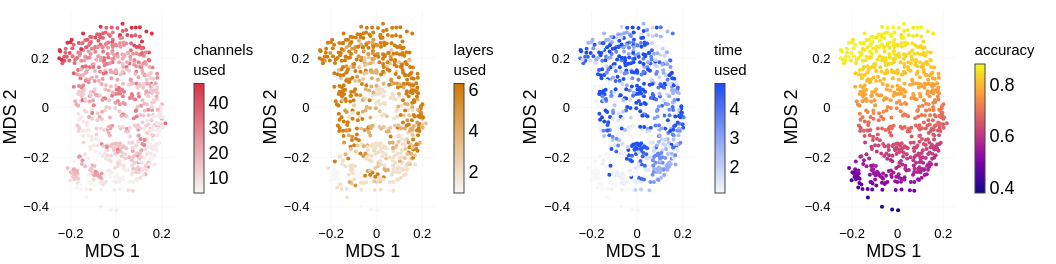

The cell this chart's notebook holds for it:
### Code cell
channels_used = model_df["channels_used"].values
layers_used = model_df["layers_used"].values
time_used = model_df["time_used"].values
accuracies = model_df["accuracy"].values
# entropies = model_df["entropy"].values

cmaps = {
    "channels_used" : [[0, "#f7f7f7"], [1, cfg_base.plotting.breadth]],
    "layers_used" : [[0, "#f7f7f7"], [1, cfg_base.plotting.depth]],
    "time_used" : [[0, "#f7f7f7"], [1, cfg_base.plotting.time]],
}
# import plotly.colors as pc

# def make_cmap(hex_color):
#     r, g, b = int(hex_color[1:3], 16), int(hex_color[3:5], 16), int(hex_color[5:7], 16)
#     light = f"rgb({min(r+180, 255)}, {min(g+180, 255)}, {min(b+180, 255)})"
#     dark = f"rgb({r}, {g}, {b})"
#     return [[0, light], [1, dark]]

# cmaps = {
#     "channels_used": make_cmap(cfg_base.plotting.breadth),
#     "layers_used": make_cmap(cfg_base.plotting.depth),
#     "time_used": make_cmap(cfg_base.plotting.time),
# }

# Plot 2: MDS scatter plots
params = [
    # ('λ_depth', lam_depth_vals, 'Reds', True),
    # ('λ_breadth', lam_breadth_vals, 'Greens', True),
    # ('λ_time', lam_time_vals, 'Blues', True),
    ('channels used', 'channels<br>used', channels_used, cmaps["channels_used"]),
    ('layers used', 'layers<br>used', layers_used, cmaps["layers_used"]),
    ('time used', 'time<br>used', time_used, cmaps["time_used"]),
    # ('entropy', 'entropy', entropies, 'gray'),
    ('accuracy', 'accuracy', accuracies, 'Plasma'),
]

fig_mds = make_subplots(rows=1, cols=4, subplot_titles=[], horizontal_spacing=0.15, vertical_spacing=0.2)

for i, (name, cbar_name, vals, cmap) in enumerate(params):
    row = i // 4 + 1
    col = i % 4 + 1

    axis_suffix = '' if i == 0 else str(i + 1)
    xaxis = fig_mds.layout[f'xaxis{axis_suffix}']
    yaxis = fig_mds.layout[f'yaxis{axis_suffix}']

    fig_mds.add_trace(
        go.Scatter(
            # x=embedding[:, 0],
            # y=embedding[:, 1],
            x=embedding_rotated[:, 0],
            y=embedding_rotated[:, 1],
            mode='markers',
            marker=dict(
                size=4,
                color=vals,
                colorscale=cmap,
                # layers used: pad the top of the color range so the "6" tick label clears the colorbar title
                cmin=vals.min(), cmax=vals.max() + (0.35 if name == "layers used" else 0),
                colorbar=dict(
                    title=dict(text=cbar_name, font=dict(size=15)),
                    thickness=10,
                    # len=(yaxis.domain[1] - yaxis.domain[0]),
                    len=0.8,
                    x=xaxis.domain[1] + 0.01,
                    y=(yaxis.domain[0] + yaxis.domain[1]) / 2,
                ),
                # line=dict(width=0.5, color='black'),
                opacity=1.0,
            ),
            text=[f"{name}: {v:.4f}<br>Model: {m}" for v, m in zip(vals, model_names)],
            hovertemplate='%{text}<extra></extra>',
            showlegend=False,
        ),
        row=row, col=col,
    )
    fig_mds.update_xaxes(title_text='MDS 1', row=row, col=col, title_standoff=2)
    fig_mds.update_yaxes(title_text='MDS 2', row=row, col=col, title_standoff=2)

fig_mds.update_layout(
    width=WIDTH,
    height=WIDTH * 0.25,
    margin=dict(l=50, r=10, t=10, b=40),
)
fig_mds.show()

nn_bowl.utils.save_figure(fig_mds, figures_dir, "breadth_depth_time_mds_scatter", scale=2)

### Figure 1 — Plotly figure (JSON) as saved in the notebook; plotly's stock layout.template omitted (floating-point values rounded to 4 significant figures; data arrays with more than 128 entries replaced by an {"elided": "..."} marker saying what was removed)
{"data": [{"hovertemplate": "%{text}<extra></extra>", "marker": {"cmax": 48, "cmin": 4, "color": {"elided": "648 float values"}, "colorbar": {"len": 0.8, "thickness": 10, "title": {"font": {"size": 15}, "text": "channels<br>used"}, "x": 0.1475, "y": 0.5}, "colorscale": [[0, "#f7f7f7"], [1, "#d93045"]], "opacity": 1, "size": 4}, "mode": "markers", "showlegend": false, "text": {"elided": "648 str values"}, "type": "scatter", "x": {"elided": "648 float values"}, "xaxis": "x", "y": {"elided": "648 float values"}, "yaxis": "y"}, {"hovertemplate": "%{text}<extra></extra>", "marker": {"cmax": 6.35, "cmin": 1, "color": {"elided": "648 int values"}, "colorbar": {"len": 0.8, "thickness": 10, "title": {"font": {"size": 15}, "text": "layers<br>used"}, "x": 0.435, "y": 0.5}, "colorscale": [[0, "#f7f7f7"], [1, "#cf7602"]], "opacity": 1, "size": 4}, "mode": "markers", "showlegend": false, "text": {"elided": "648 str values"}, "type": "scatter", "x": {"elided": "648 float values"}, "xaxis": "x2", "y": {"elided": "648 float values"}, "yaxis": "y2"}, {"hovertemplate": "%{text}<extra></extra>", "marker": {"cmax": 4.894, "cmin": 1.103, "color": {"elided": "648 float values"}, "colorbar": {"len": 0.8, "thickness": 10, "title": {"font": {"size": 15}, "text": "time<br>used"}, "x": 0.7225, "y": 0.5}, "colorscale": [[0, "#f7f7f7"], [1, "#1D4DF2"]], "opacity": 1, "size": 4}, "mode": "markers", "showlegend": false, "text": {"elided": "648 str values"}, "type": "scatter", "x": {"elided": "648 float values"}, "xaxis": "x3", "y": {"elided": "648 float values"}, "yaxis": "y3"}, {"hovertemplate": "%{text}<extra></extra>", "marker": {"cmax": 0.8829, "cmin": 0.3797, "color": {"elided": "648 float values"}, "colorbar": {"len": 0.8, "thickness": 10, "title": {"font": {"size": 15}, "text": "accuracy"}, "x": 1.01, "y": 0.5}, "colorscale": [[0, "#0d0887"], [0.1111, "#46039f"], [0.2222, "#7201a8"], [0.3333, "#9c179e"], [0.4444, "#bd3786"], [0.5556, "#d8576b"], [0.6667, "#ed7953"], [0.7778, "#fb9f3a"], [0.8889, "#fdca26"], [1, "#f0f921"]], "opacity": 1, "size": 4}, "mode": "markers", "showlegend": false, "text": {"elided": "648 str values"}, "type": "scatter", "x": {"elided": "648 float values"}, "xaxis": "x4", "y": {"elided": "648 float values"}, "yaxis": "y4"}], "layout": {"height": 264, "margin": {"b": 40, "l": 50, "r": 10, "t": 10}, "width": 1056, "xaxis": {"anchor": "y", "domain": [0, 0.1375], "title": {"standoff": 2, "text": "MDS 1"}}, "xaxis2": {"anchor": "y2", "domain": [0.2875, 0.425], "title": {"standoff": 2, "text": "MDS 1"}}, "xaxis3": {"anchor": "y3", "domain": [0.575, 0.7125], "title": {"standoff": 2, "text": "MDS 1"}}, "xaxis4": {"anchor": "y4", "domain": [0.8625, 1], "title": {"standoff": 2, "text": "MDS 1"}}, "yaxis": {"anchor": "x", "domain": [0, 1], "title": {"standoff": 2, "text": "MDS 2"}}, "yaxis2": {"anchor": "x2", "domain": [0, 1], "title": {"standoff": 2, "text": "MDS 2"}}, "yaxis3": {"anchor": "x3", "domain": [0, 1], "title": {"standoff": 2, "text": "MDS 2"}}, "yaxis4": {"anchor": "x4", "domain": [0, 1], "title": {"standoff": 2, "text": "MDS 2"}}}}
